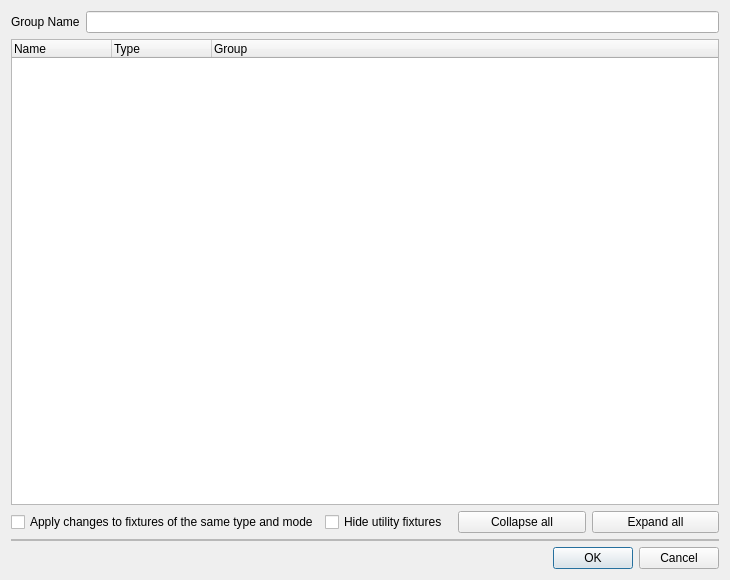
<?xml version="1.0" encoding="UTF-8"?>
<ui version="4.0">
 <author>Massimo Callegari</author>
 <comment>
  Q Light Controller Plus
  addchannelsgroup.ui

  Copyright (c) 2015 Massimo Callegari

  Licensed under the Apache License, Version 2.0 (the &quot;License&quot;);
  you may not use this file except in compliance with the License.
  You may obtain a copy of the License at

      http://www.apache.org/licenses/LICENSE-2.0.txt

  Unless required by applicable law or agreed to in writing, software
  distributed under the License is distributed on an &quot;AS IS&quot; BASIS,
  WITHOUT WARRANTIES OR CONDITIONS OF ANY KIND, either express or implied.
  See the License for the specific language governing permissions and
  limitations under the License.
 </comment>
 <class>AddChannelsGroup</class>
 <widget class="QDialog" name="AddChannelsGroup">
  <property name="geometry">
   <rect>
    <x>0</x>
    <y>0</y>
    <width>730</width>
    <height>580</height>
   </rect>
  </property>
  <property name="windowTitle">
   <string>Select Channels</string>
  </property>
  <layout class="QVBoxLayout" name="verticalLayout">
   <item>
    <layout class="QGridLayout" name="gridGroupName">
     <item row="0" column="0">
      <layout class="QHBoxLayout" name="hboxGroupName">
       <item>
        <widget class="QLabel" name="label">
         <property name="text">
          <string>Group Name</string>
         </property>
        </widget>
       </item>
       <item>
        <widget class="QLineEdit" name="m_groupNameEdit"/>
       </item>
      </layout>
     </item>
    </layout>
   </item>
   <item>
    <widget class="QTreeWidget" name="m_tree">
     <property name="alternatingRowColors">
      <bool>true</bool>
     </property>
     <property name="sortingEnabled">
      <bool>false</bool>
     </property>
     <property name="allColumnsShowFocus">
      <bool>true</bool>
     </property>
     <column>
      <property name="text">
       <string>Name</string>
      </property>
     </column>
     <column>
      <property name="text">
       <string>Type</string>
      </property>
     </column>
     <column>
      <property name="text">
       <string>Group</string>
      </property>
     </column>
    </widget>
   </item>
   <item>
    <layout class="QHBoxLayout" name="horizontalLayout">
     <item>
      <widget class="QCheckBox" name="m_applyAllCheck">
       <property name="text">
        <string>Apply changes to fixtures of the same type and mode</string>
       </property>
      </widget>
     </item>
     <item>
      <widget class="QCheckBox" name="m_hideUtilityCheck">
       <property name="text">
        <string>Hide utility fixtures</string>
       </property>
      </widget>
     </item>
     <item>
      <widget class="QPushButton" name="m_collapseButton">
       <property name="text">
        <string>Collapse all</string>
       </property>
      </widget>
     </item>
     <item>
      <widget class="QPushButton" name="m_expandButton">
       <property name="text">
        <string>Expand all</string>
       </property>
      </widget>
     </item>
    </layout>
   </item>
   <item>
    <widget class="QFrame" name="frame">
     <property name="frameShape">
      <enum>QFrame::StyledPanel</enum>
     </property>
     <property name="frameShadow">
      <enum>QFrame::Raised</enum>
     </property>
     <layout class="QVBoxLayout" name="verticalLayout_2">
      <property name="leftMargin">
       <number>0</number>
      </property>
      <property name="topMargin">
       <number>0</number>
      </property>
      <property name="rightMargin">
       <number>0</number>
      </property>
      <property name="bottomMargin">
       <number>0</number>
      </property>
      <item>
       <layout class="QVBoxLayout" name="m_extControlLayout"/>
      </item>
     </layout>
    </widget>
   </item>
   <item>
    <widget class="QDialogButtonBox" name="m_buttonBox">
     <property name="orientation">
      <enum>Qt::Horizontal</enum>
     </property>
     <property name="standardButtons">
      <set>QDialogButtonBox::Cancel|QDialogButtonBox::Ok</set>
     </property>
    </widget>
   </item>
  </layout>
 </widget>
 <resources/>
 <connections>
  <connection>
   <sender>m_buttonBox</sender>
   <signal>accepted()</signal>
   <receiver>AddChannelsGroup</receiver>
   <slot>accept()</slot>
   <hints>
    <hint type="sourcelabel">
     <x>248</x>
     <y>254</y>
    </hint>
    <hint type="destinationlabel">
     <x>157</x>
     <y>274</y>
    </hint>
   </hints>
  </connection>
  <connection>
   <sender>m_buttonBox</sender>
   <signal>rejected()</signal>
   <receiver>AddChannelsGroup</receiver>
   <slot>reject()</slot>
   <hints>
    <hint type="sourcelabel">
     <x>316</x>
     <y>260</y>
    </hint>
    <hint type="destinationlabel">
     <x>286</x>
     <y>274</y>
    </hint>
   </hints>
  </connection>
 </connections>
</ui>
